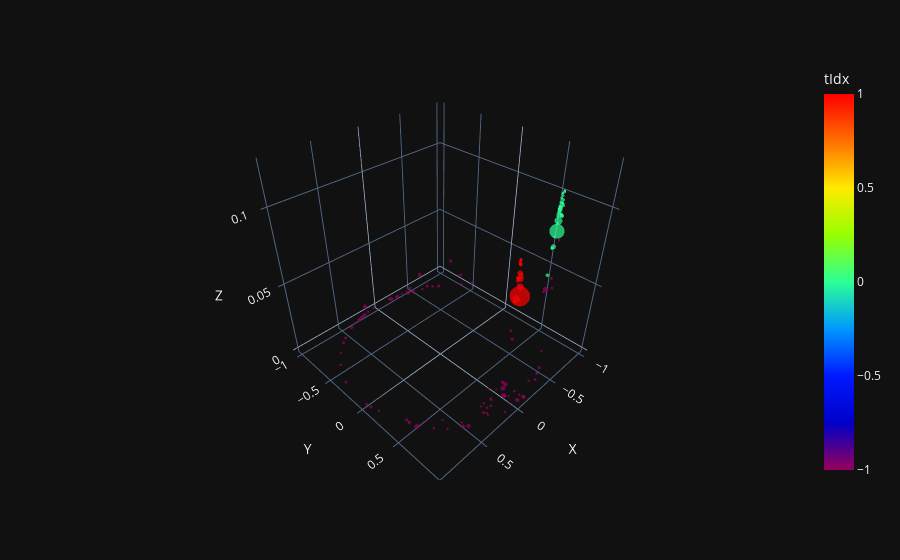

Write notebook code for a chart like this one.
### Code cell
# plotly 3d plot of result["pred"], colored by result["GT_cluster"]
from src.plotting.plot_coordinates import plot_coordinates
filt = result["event_idx"] == 5
# normalized coordinates
norm_coords = result["pred"][filt, 1:4] / np.linalg.norm(result["pred"][filt, 1:4] , axis=1 ,keepdims=1)
plot_coordinates(norm_coords, torch.tensor(result["pt"][filt]), torch.tensor(result["GT_cluster"][filt])).show()

### Figure 1 — Plotly figure (JSON) as saved in the notebook; plotly's stock layout.template omitted (floating-point values rounded to 4 significant figures; data arrays with more than 128 entries replaced by an {"elided": "..."} marker saying what was removed)
{"data": [{"hovertemplate": "X=%{x}<br>Y=%{y}<br>Z=%{z}<br>pt=%{marker.size}<br>tIdx=%{marker.color}<extra></extra>", "legendgroup": "", "marker": {"color": {"elided": "141 float values"}, "coloraxis": "coloraxis", "size": {"elided": "141 float values"}, "sizemode": "area", "sizeref": 0.1405, "symbol": "circle", "line": {"width": 0}}, "mode": "markers", "name": "", "scene": "scene", "showlegend": false, "x": {"elided": "141 float values"}, "y": {"elided": "141 float values"}, "z": {"elided": "141 float values"}, "type": "scatter3d"}], "layout": {"scene": {"domain": {"x": [0.0, 1.0], "y": [0.0, 1.0]}, "xaxis": {"title": {"text": "X"}}, "yaxis": {"title": {"text": "Y"}}, "zaxis": {"title": {"text": "Z"}}}, "coloraxis": {"colorbar": {"title": {"text": "tIdx"}}, "colorscale": [[0.0, "rgb(150,0,90)"], [0.125, "rgb(0,0,200)"], [0.25, "rgb(0,25,255)"], [0.375, "rgb(0,152,255)"], [0.5, "rgb(44,255,150)"], [0.625, "rgb(151,255,0)"], [0.75, "rgb(255,234,0)"], [0.875, "rgb(255,111,0)"], [1.0, "rgb(255,0,0)"]]}, "legend": {"tracegroupgap": 0, "itemsizing": "constant"}, "margin": {"t": 60}}}
